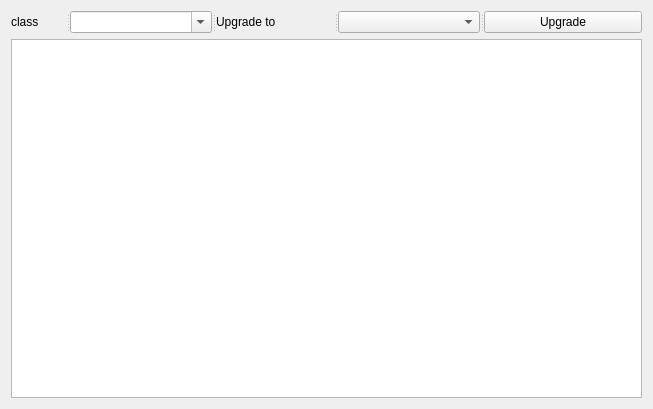
<?xml version="1.0" encoding="UTF-8"?>
<ui version="4.0">
 <class>upgrade</class>
 <widget class="QWidget" name="upgrade">
  <property name="geometry">
   <rect>
    <x>0</x>
    <y>0</y>
    <width>653</width>
    <height>409</height>
   </rect>
  </property>
  <property name="windowTitle">
   <string>Form</string>
  </property>
  <layout class="QVBoxLayout" name="verticalLayout">
   <item>
    <widget class="QSplitter" name="splitter">
     <property name="orientation">
      <enum>Qt::Horizontal</enum>
     </property>
     <widget class="QLabel" name="label">
      <property name="text">
       <string>class</string>
      </property>
     </widget>
     <widget class="QComboBox" name="comboBox">
      <property name="editable">
       <bool>true</bool>
      </property>
     </widget>
     <widget class="QLabel" name="label_2">
      <property name="text">
       <string>Upgrade to</string>
      </property>
     </widget>
     <widget class="QComboBox" name="upgarde_class"/>
     <widget class="QPushButton" name="upgradebtn">
      <property name="text">
       <string>Upgrade</string>
      </property>
     </widget>
    </widget>
   </item>
   <item>
    <widget class="QTableWidget" name="tableWidget"/>
   </item>
  </layout>
 </widget>
 <resources/>
 <connections/>
</ui>
